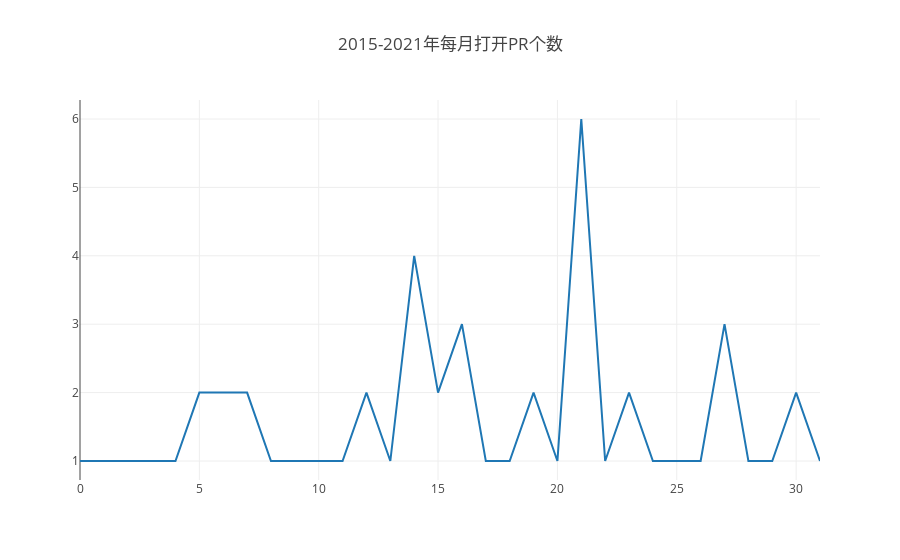

The notebook cell saved with this chart:
### Code cell
var data=[];
var data1=[];
var res=openDigger.driver.clickhouse.query(`Select toYear(created_at)*100+toMonth(created_at)as month,count(*)as count
from github_log.events 
where repo_id=2209077
and type='PullRequestEvent'
and action ='opened'
group by month
order by month
`).then(res=>{
        for(var m=0;m<=31;m++)
                (data.push(res[m].count),
                 data1.push([res[m].month,res[m].count])
                );
                 console.log(data);
                 console.log(data1);
        openDigger.render.plotly([{
                   y: data 
        }], {title: `2015-2021年每月打开PR个数` })
        console.table(res);


})

### Figure 1 — Plotly figure (JSON) as saved in the notebook; plotly's stock layout.template omitted (floating-point values rounded to 4 significant figures)
{"data": [{"y": ["1", "1", "1", "1", "1", "2", "2", "2", "1", "1", "1", "1", "2", "1", "4", "2", "3", "1", "1", "2", "1", "6", "1", "2", "1", "1", "1", "3", "1", "1", "2", "1"]}], "layout": {"autosize": true, "title": {"text": "2015-2021年每月打开PR个数"}, "xaxis": {"autorange": true, "range": [0, 31]}, "yaxis": {"autorange": true, "range": [0.7222, 6.278], "type": "linear"}}}
